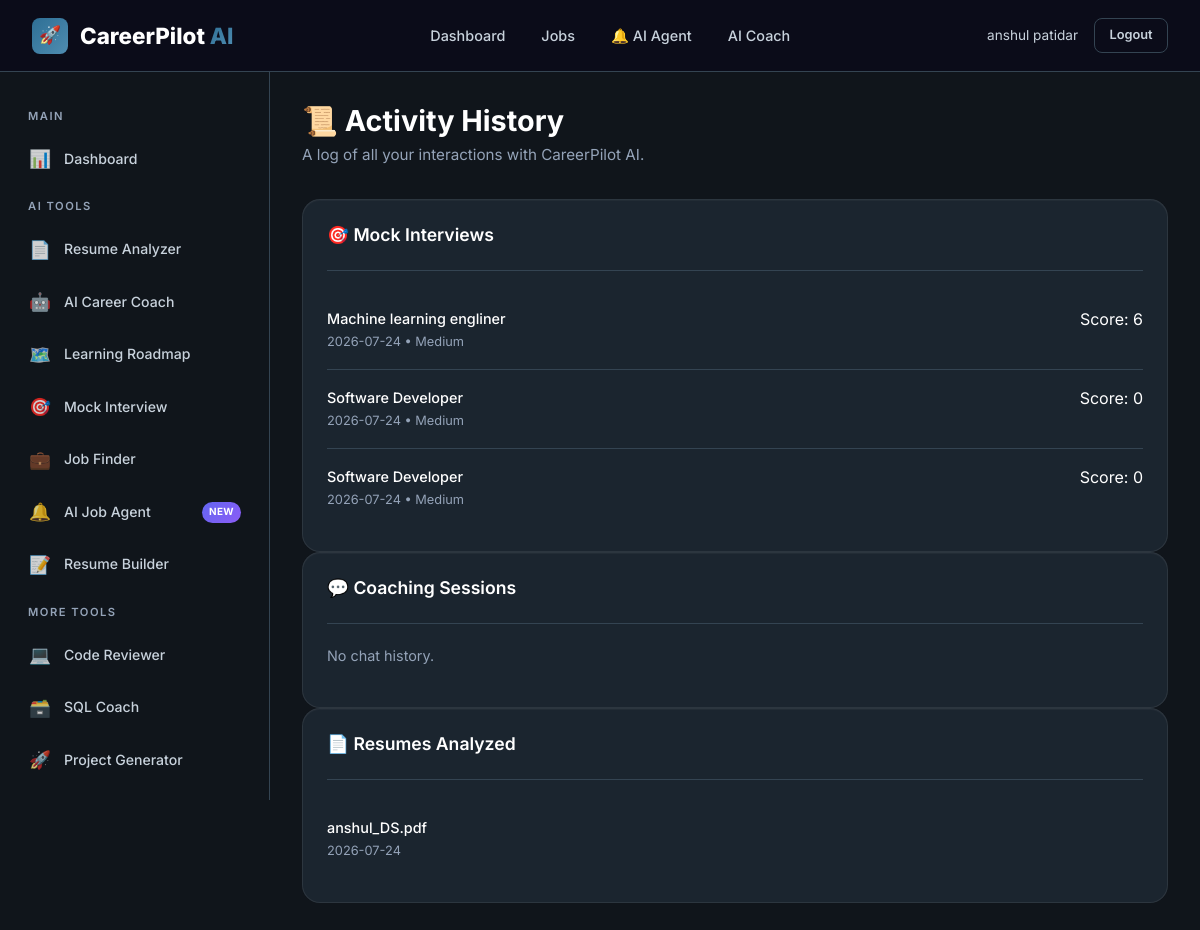
Before: /profile/history (signed in) with the older database file.
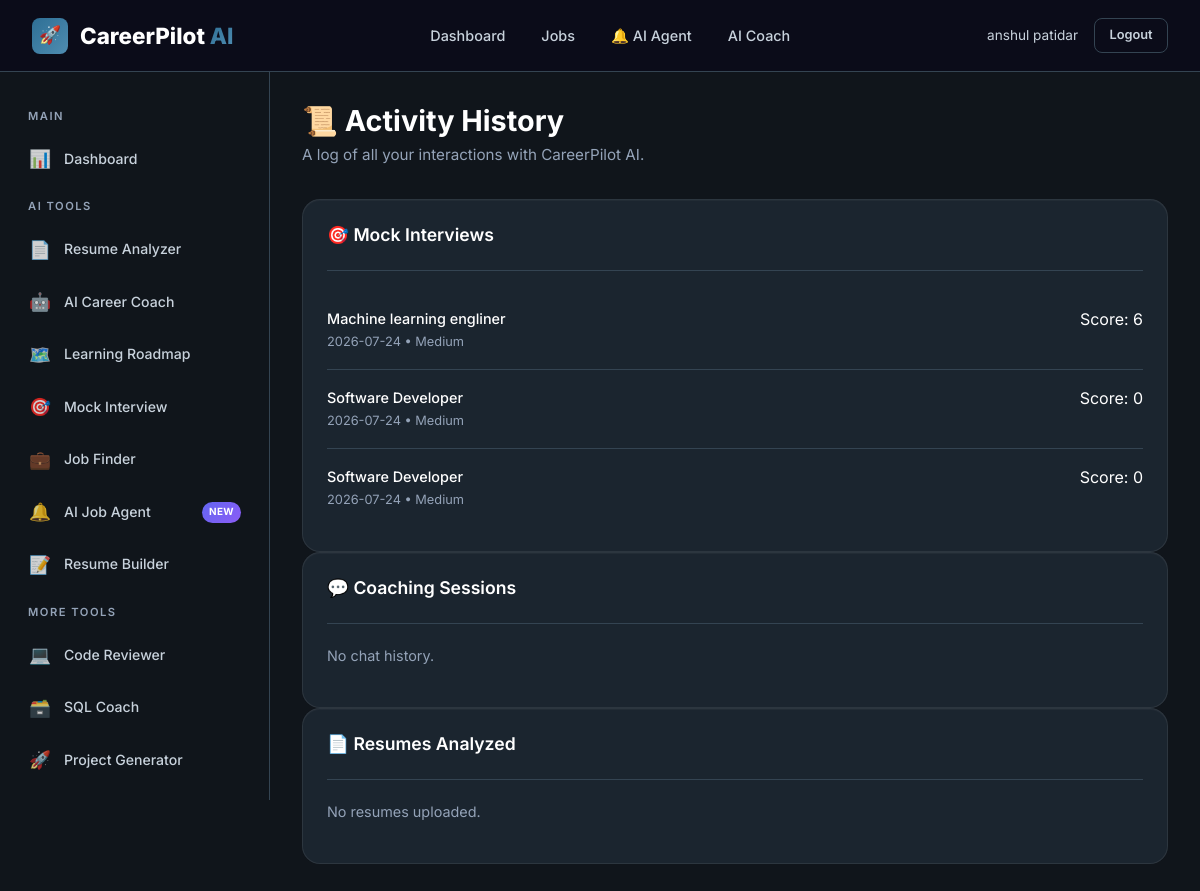
After: the same page with the newer database file.
### tables this page shows
CREATE TABLE interview_history (
    id INTEGER PRIMARY KEY AUTOINCREMENT,
    user_id INTEGER NOT NULL,
    session_id TEXT NOT NULL,
    role TEXT NOT NULL,
    difficulty TEXT DEFAULT 'medium' CHECK(difficulty IN ('easy', 'medium', 'hard', 'expert')),
    experience_years INTEGER DEFAULT 0,
    interview_type TEXT DEFAULT 'technical',
    questions TEXT DEFAULT '[]',
    answers TEXT DEFAULT '[]',
    evaluations TEXT DEFAULT '[]',
    communication_score INTEGER DEFAULT 0,
    technical_score INTEGER DEFAULT 0,
    confidence_score INTEGER DEFAULT 0,
    overall_score INTEGER DEFAULT 0,
    feedback TEXT DEFAULT '',
    conducted_at TIMESTAMP DEFAULT CURRENT_TIMESTAMP,
    FOREIGN KEY (user_id) REFERENCES users(id) ON DELETE CASCADE
);

CREATE TABLE resumes (
    id INTEGER PRIMARY KEY AUTOINCREMENT,
    user_id INTEGER NOT NULL,
    filename TEXT NOT NULL,
    original_name TEXT NOT NULL,
    file_size INTEGER DEFAULT 0,
    raw_text TEXT DEFAULT '',
    parsed_data TEXT DEFAULT '{}',
    is_primary INTEGER DEFAULT 0,
    uploaded_at TIMESTAMP DEFAULT CURRENT_TIMESTAMP,
    FOREIGN KEY (user_id) REFERENCES users(id) ON DELETE CASCADE
);

### backend/routes/profile.py (the view)
@profile_bp.route('/history')
@login_required
def history():
    user_id = session['user_id']
    from backend.models.resume import ResumeModel
    from backend.models.job import JobModel
    from backend.models.interview import InterviewModel
    chats      = ChatModel.get_user_sessions(user_id)
    resumes    = ResumeModel.get_by_user(user_id)
    interviews = InterviewModel.get_by_user(user_id)
    return render_template('profile/history.html',
                           chats=chats, resumes=resumes, interviews=interviews)

### backend/database/db.py (called while the page is built)
def get_db_path() -> str:
    base_dir = os.path.dirname(os.path.dirname(os.path.dirname(os.path.abspath(__file__))))
    return os.path.join(base_dir, DATABASE_PATH)

def get_connection(db_path: Optional[str] = None) -> sqlite3.Connection:
    path = db_path or get_db_path()
    conn = sqlite3.connect(path)
    conn.row_factory = sqlite3.Row
    conn.execute("PRAGMA foreign_keys = ON")
    conn.execute("PRAGMA journal_mode = WAL")
    return conn

@contextmanager
def get_db(db_path: Optional[str] = None):
    conn = get_connection(db_path)
    try:
        yield conn
        conn.commit()
    except Exception:
        conn.rollback()
        raise
    finally:
        conn.close()

def execute_query(query: str, params: tuple = (), db_path: Optional[str] = None) -> list[dict]:
    with get_db(db_path) as db:
        cursor = db.execute(query, params)
        rows = cursor.fetchall()
        return [dict(row) for row in rows]

### backend/models/resume.py (called while the page is built)
    @staticmethod
    def get_by_user(user_id: int) -> list[dict]:
        return execute_query(
            "SELECT *, uploaded_at AS created_at FROM resumes WHERE user_id = ? ORDER BY uploaded_at DESC",
            (user_id,)
        )

### templates/profile/history.html
{% extends "base.html" %}
{% block content %}
{% include "components/sidebar.html" %}
<main class="main-content">
    <div class="page-header reveal">
        <h1>📜 Activity History</h1>
        <p class="page-subtitle">A log of all your interactions with CareerPilot AI.</p>
    </div>
    <div class="grid-3 reveal delay-1">
        <div class="card">
            <div class="card-header">
                <h3 class="card-title">🎯 Mock Interviews</h3>
            </div>
            {% if interviews %}
                <ul class="activity-list">
                    {% for item in interviews[:10] %}
                    <li class="activity-item">
                        <div class="activity-content">
                            <div class="flex-between">
                                <div class="activity-title">{{ item.role }}</div>
                                <span>Score: {{ item.overall_score }}</span>
                            </div>
                            <div class="activity-desc">{{ item.created_at.split(' ')[0] if item.created_at else 'Unknown' }} • {{ item.difficulty | title }}</div>
                        </div>
                    </li>
                    {% endfor %}
                </ul>
            {% else %}
                <p style="color: var(--text-tertiary); font-size: 0.9rem;">No mock interviews recorded.</p>
            {% endif %}
        </div>
        <div class="card">
            <div class="card-header">
                <h3 class="card-title">💬 Coaching Sessions</h3>
            </div>
            {% if chats %}
                <ul class="activity-list">
                    {% for item in chats[:10] %}
                    <li class="activity-item">
                        <div class="activity-content">
                            <div class="activity-title text-truncate" style="max-width: 250px;">Session {{ item.session_id[:8] }}</div>
                            <div class="activity-desc">{{ item.started_at.split(' ')[0] if item.started_at else 'Unknown' }}</div>
                        </div>
                    </li>
                    {% endfor %}
                </ul>
            {% else %}
                <p style="color: var(--text-tertiary); font-size: 0.9rem;">No chat history.</p>
            {% endif %}
        </div>
        <div class="card">
            <div class="card-header">
                <h3 class="card-title">📄 Resumes Analyzed</h3>
            </div>
            {% if resumes %}
                <ul class="activity-list">
                    {% for item in resumes[:10] %}
                    <li class="activity-item">
                        <div class="activity-content">
                            <div class="activity-title">{{ item.original_name }}</div>
                            <div class="activity-desc">{{ item.uploaded_at.split(' ')[0] if item.uploaded_at else 'Unknown' }}</div>
                        </div>
                    </li>
                    {% endfor %}
                </ul>
            {% else %}
                <p style="color: var(--text-tertiary); font-size: 0.9rem;">No resumes uploaded.</p>
            {% endif %}
        </div>
    </div>
</main>
{% endblock %}

Changed rows visible on the page:
removed resumes: original_name "anshul_DS.pdf", uploaded_at "2026-07-24"
Other visible differences:
text now shown: "No resumes uploaded."
